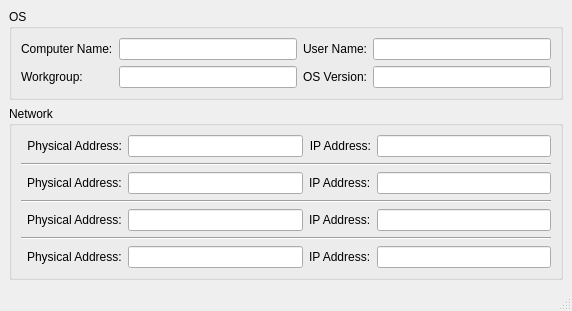
<?xml version="1.0" encoding="UTF-8"?>
<ui version="4.0">
 <class>SystemSummaryInfoClass</class>
 <widget class="QMainWindow" name="SystemSummaryInfoClass">
  <property name="geometry">
   <rect>
    <x>0</x>
    <y>0</y>
    <width>572</width>
    <height>310</height>
   </rect>
  </property>
  <property name="sizePolicy">
   <sizepolicy hsizetype="Expanding" vsizetype="Expanding">
    <horstretch>0</horstretch>
    <verstretch>0</verstretch>
   </sizepolicy>
  </property>
  <property name="windowTitle">
   <string>System Summary Information</string>
  </property>
  <widget class="QWidget" name="centralwidget">
   <property name="sizePolicy">
    <sizepolicy hsizetype="Expanding" vsizetype="Expanding">
     <horstretch>0</horstretch>
     <verstretch>0</verstretch>
    </sizepolicy>
   </property>
   <layout class="QGridLayout" name="gridLayout_3">
    <item row="0" column="0">
     <widget class="QGroupBox" name="groupBox">
      <property name="sizePolicy">
       <sizepolicy hsizetype="Expanding" vsizetype="Preferred">
        <horstretch>0</horstretch>
        <verstretch>0</verstretch>
       </sizepolicy>
      </property>
      <property name="title">
       <string>OS</string>
      </property>
      <layout class="QGridLayout" name="gridLayout">
       <item row="1" column="0">
        <widget class="QLabel" name="labelComputerName">
         <property name="text">
          <string>Computer Name:</string>
         </property>
         <property name="buddy">
          <cstring>lineEditComputerName</cstring>
         </property>
        </widget>
       </item>
       <item row="1" column="1">
        <widget class="QLineEdit" name="lineEditComputerName">
         <property name="readOnly">
          <bool>true</bool>
         </property>
        </widget>
       </item>
       <item row="1" column="2">
        <widget class="QLabel" name="labelUserName">
         <property name="text">
          <string>User Name:</string>
         </property>
         <property name="alignment">
          <set>Qt::AlignRight|Qt::AlignTrailing|Qt::AlignVCenter</set>
         </property>
         <property name="buddy">
          <cstring>lineEditUserName</cstring>
         </property>
        </widget>
       </item>
       <item row="1" column="3">
        <widget class="QLineEdit" name="lineEditUserName">
         <property name="readOnly">
          <bool>true</bool>
         </property>
        </widget>
       </item>
       <item row="2" column="0">
        <widget class="QLabel" name="labelWorkgroup">
         <property name="text">
          <string>Workgroup:</string>
         </property>
        </widget>
       </item>
       <item row="2" column="2">
        <widget class="QLabel" name="labelOS">
         <property name="text">
          <string>OS Version:</string>
         </property>
         <property name="alignment">
          <set>Qt::AlignRight|Qt::AlignTrailing|Qt::AlignVCenter</set>
         </property>
        </widget>
       </item>
       <item row="2" column="1">
        <widget class="QLineEdit" name="lineEditWorkgroup">
         <property name="readOnly">
          <bool>true</bool>
         </property>
        </widget>
       </item>
       <item row="2" column="3">
        <widget class="QLineEdit" name="lineEditOSVersion">
         <property name="readOnly">
          <bool>true</bool>
         </property>
        </widget>
       </item>
      </layout>
     </widget>
    </item>
    <item row="1" column="0">
     <widget class="QGroupBox" name="groupBox_2">
      <property name="sizePolicy">
       <sizepolicy hsizetype="Expanding" vsizetype="Preferred">
        <horstretch>0</horstretch>
        <verstretch>0</verstretch>
       </sizepolicy>
      </property>
      <property name="title">
       <string>Network</string>
      </property>
      <layout class="QGridLayout" name="gridLayout_2">
       <item row="0" column="1">
        <widget class="QLabel" name="labelPhysicalAddress1">
         <property name="text">
          <string>Physical Address:</string>
         </property>
         <property name="alignment">
          <set>Qt::AlignRight|Qt::AlignTrailing|Qt::AlignVCenter</set>
         </property>
         <property name="buddy">
          <cstring>lineEditPhysicalAddress1</cstring>
         </property>
        </widget>
       </item>
       <item row="0" column="2">
        <widget class="QLineEdit" name="lineEditPhysicalAddress1">
         <property name="readOnly">
          <bool>true</bool>
         </property>
        </widget>
       </item>
       <item row="0" column="3">
        <widget class="QLabel" name="labelIPAddress1">
         <property name="text">
          <string>IP Address:</string>
         </property>
         <property name="alignment">
          <set>Qt::AlignRight|Qt::AlignTrailing|Qt::AlignVCenter</set>
         </property>
         <property name="buddy">
          <cstring>lineEditIPAddress1</cstring>
         </property>
        </widget>
       </item>
       <item row="0" column="4">
        <widget class="QLineEdit" name="lineEditIPAddress1">
         <property name="readOnly">
          <bool>true</bool>
         </property>
        </widget>
       </item>
       <item row="2" column="1">
        <widget class="QLabel" name="labelPhysicalAddress2">
         <property name="text">
          <string>Physical Address:</string>
         </property>
        </widget>
       </item>
       <item row="2" column="2">
        <widget class="QLineEdit" name="lineEditPhysicalAddress2">
         <property name="readOnly">
          <bool>true</bool>
         </property>
        </widget>
       </item>
       <item row="2" column="3">
        <widget class="QLabel" name="labelIPAddress2">
         <property name="text">
          <string>IP Address:</string>
         </property>
        </widget>
       </item>
       <item row="2" column="4">
        <widget class="QLineEdit" name="lineEditIPAddress2">
         <property name="readOnly">
          <bool>true</bool>
         </property>
        </widget>
       </item>
       <item row="4" column="1">
        <widget class="QLabel" name="labelPhysicalAddress3">
         <property name="text">
          <string>Physical Address:</string>
         </property>
        </widget>
       </item>
       <item row="4" column="2">
        <widget class="QLineEdit" name="lineEditPhysicalAddress3">
         <property name="readOnly">
          <bool>true</bool>
         </property>
        </widget>
       </item>
       <item row="4" column="3">
        <widget class="QLabel" name="labelIPAddress3">
         <property name="text">
          <string>IP Address:</string>
         </property>
        </widget>
       </item>
       <item row="4" column="4">
        <widget class="QLineEdit" name="lineEditIPAddress3">
         <property name="readOnly">
          <bool>true</bool>
         </property>
        </widget>
       </item>
       <item row="6" column="1">
        <widget class="QLabel" name="labelPhysicalAddress4">
         <property name="text">
          <string>Physical Address:</string>
         </property>
        </widget>
       </item>
       <item row="6" column="2">
        <widget class="QLineEdit" name="lineEditPhysicalAddress4">
         <property name="readOnly">
          <bool>true</bool>
         </property>
        </widget>
       </item>
       <item row="6" column="3">
        <widget class="QLabel" name="labelIPAddress4">
         <property name="text">
          <string>IP Address:</string>
         </property>
        </widget>
       </item>
       <item row="6" column="4">
        <widget class="QLineEdit" name="lineEditIPAddress4">
         <property name="readOnly">
          <bool>true</bool>
         </property>
        </widget>
       </item>
       <item row="1" column="0" colspan="5">
        <widget class="Line" name="line">
         <property name="orientation">
          <enum>Qt::Horizontal</enum>
         </property>
        </widget>
       </item>
       <item row="3" column="0" colspan="5">
        <widget class="Line" name="line_2">
         <property name="orientation">
          <enum>Qt::Horizontal</enum>
         </property>
        </widget>
       </item>
       <item row="5" column="0" colspan="5">
        <widget class="Line" name="line_3">
         <property name="orientation">
          <enum>Qt::Horizontal</enum>
         </property>
        </widget>
       </item>
      </layout>
     </widget>
    </item>
    <item row="2" column="0">
     <spacer name="verticalSpacer">
      <property name="orientation">
       <enum>Qt::Vertical</enum>
      </property>
      <property name="sizeHint" stdset="0">
       <size>
        <width>20</width>
        <height>1</height>
       </size>
      </property>
     </spacer>
    </item>
   </layout>
  </widget>
  <widget class="QMenuBar" name="menubar">
   <property name="geometry">
    <rect>
     <x>0</x>
     <y>0</y>
     <width>572</width>
     <height>23</height>
    </rect>
   </property>
  </widget>
  <widget class="QStatusBar" name="statusbar"/>
  <action name="actionPrint">
   <property name="text">
    <string>Print</string>
   </property>
   <property name="toolTip">
    <string>Print Data</string>
   </property>
  </action>
  <action name="actionExport">
   <property name="text">
    <string>Export</string>
   </property>
   <property name="toolTip">
    <string>Export Data</string>
   </property>
  </action>
  <action name="actionRemoteDesktop">
   <property name="text">
    <string>M$ Remote Desktop</string>
   </property>
  </action>
 </widget>
 <resources/>
 <connections/>
</ui>
